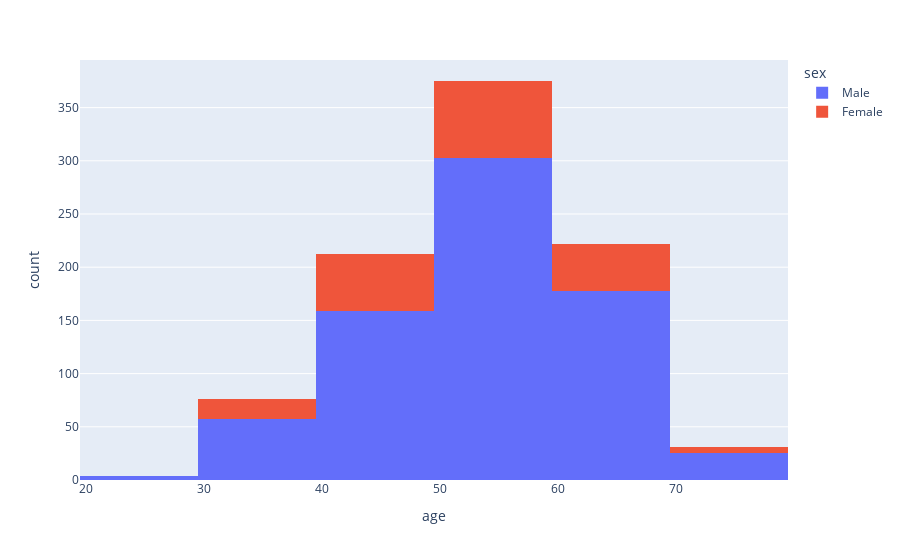

This figure's notebook cell:
### Code cell
# Age Histogram with male:female distribution
fig = px.histogram(data_frame = df, x='age', color='sex', nbins=5)
fig.show()

### Figure 1 — Plotly figure (JSON) as saved in the notebook; plotly's stock layout.template omitted (floating-point values rounded to 4 significant figures; data arrays with more than 128 entries replaced by an {"elided": "..."} marker saying what was removed)
{"data": [{"alignmentgroup": "True", "bingroup": "x", "hovertemplate": "sex=Male<br>age=%{x}<br>count=%{y}<extra></extra>", "legendgroup": "Male", "marker": {"color": "#636efa", "pattern": {"shape": ""}}, "name": "Male", "nbinsx": 5, "offsetgroup": "Male", "orientation": "v", "showlegend": true, "type": "histogram", "x": {"elided": "726 int values"}, "xaxis": "x", "yaxis": "y"}, {"alignmentgroup": "True", "bingroup": "x", "hovertemplate": "sex=Female<br>age=%{x}<br>count=%{y}<extra></extra>", "legendgroup": "Female", "marker": {"color": "#EF553B", "pattern": {"shape": ""}}, "name": "Female", "nbinsx": 5, "offsetgroup": "Female", "orientation": "v", "showlegend": true, "type": "histogram", "x": {"elided": "194 int values"}, "xaxis": "x", "yaxis": "y"}], "layout": {"barmode": "relative", "legend": {"title": {"text": "sex"}, "tracegroupgap": 0}, "margin": {"t": 60}, "xaxis": {"anchor": "y", "domain": [0, 1], "title": {"text": "age"}}, "yaxis": {"anchor": "x", "domain": [0, 1], "title": {"text": "count"}}}}
